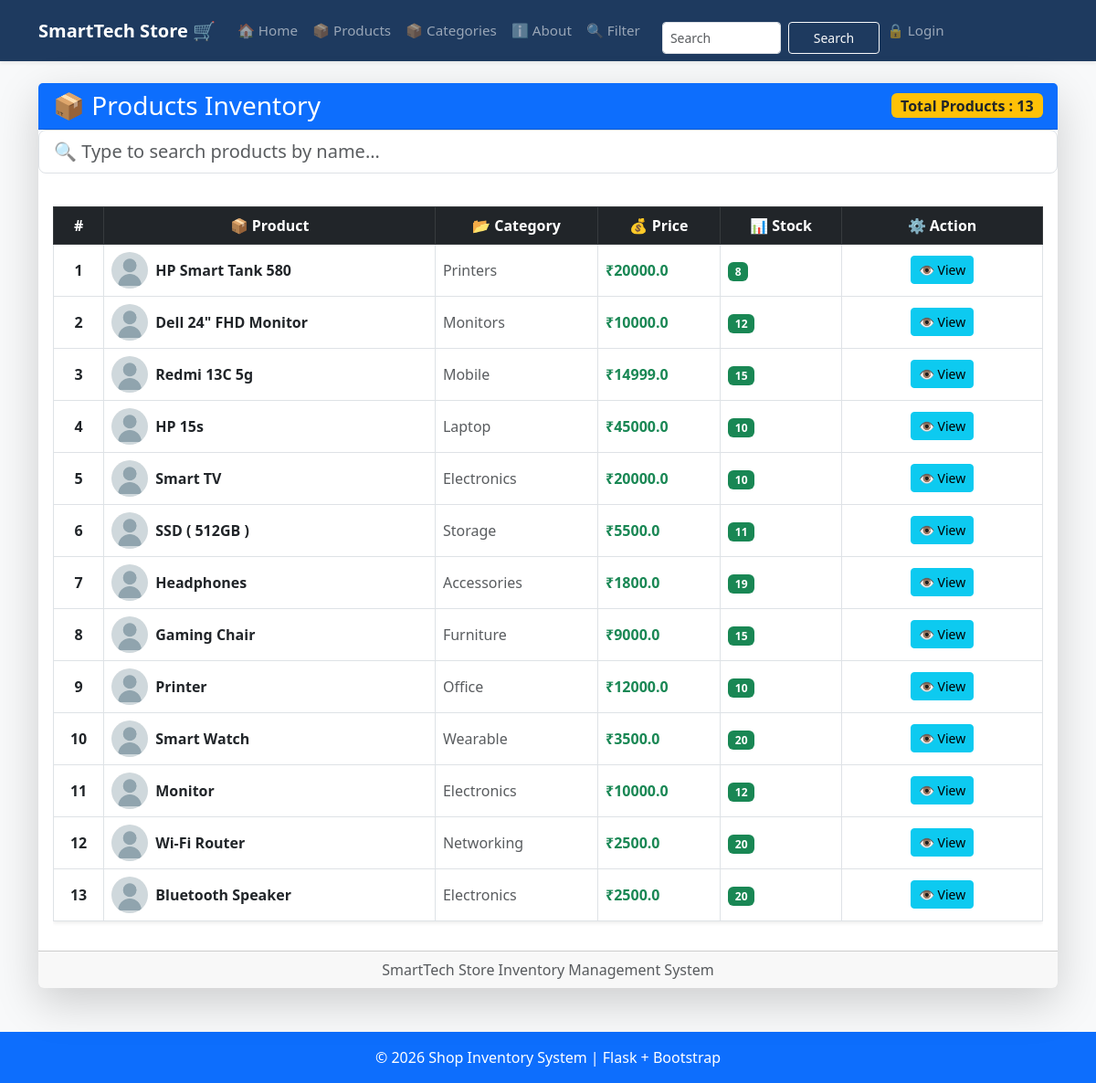
Page /products on the committed database.
### tables this page shows
CREATE TABLE products (
                    id INTEGER PRIMARY KEY AUTOINCREMENT,
                    name TEXT NOT NULL,
                    category TEXT NOT NULL,
                    price REAL NOT NULL,
                    stock INTEGER NOT NULL
                 , photo TEXT DEFAULT 'default.jpg');

### app.py (the view)
@app.route("/products")
def product():
    conn = get_db()
    products = conn.execute("SELECT * FROM products ORDER BY id DESC").fetchall()
    conn.close()
    return render_template("products.html", products=products)

### database.py (called while the page is built)
def get_db():
    conn = sqlite3.connect(DB_PATH)
    conn.row_factory = sqlite3.Row # To access columns by name
    return conn

### templates/products.html (shortened to what this page needs)
{% extends "base.html" %}
{% block content %}
<div class="card shadow-lg border-0">
    <div class="card-header bg-primary text-white d-flex justify-content-between align-items-center">
        <h3 class="mb-0">
            📦 Products Inventory
        </h3>
        <span class="badge bg-warning text-dark fs-6">
            Total Products : {{ products|length }}
        </span>
    </div>
<div class="mb-3">
    <input type="text"
           id="searchInput"
           class="form-control form-control-lg"
           placeholder="🔍 Type to search products by name...">
</div>
    <div class="card-body">
        <div class="table-responsive">
            <table class="table table-hover table-bordered align-middle shadow-sm">
                <thead class="table-dark text-center">
                    <tr>
                        <th>#</th>
                        <th>📦 Product</th>
                        <th>📂 Category</th>
                        <th>💰 Price</th>
                        <th>📊 Stock</th>
                        <th width="220">⚙ Action</th>
                    </tr>
                </thead>
                <tbody id="tableBody">
                {% for product in products %}
                <tr class="align-middle" data-name="{{ product.name|lower }}">
                    <td class="text-center fw-bold">
                        {{ loop.index }}
                    </td>
                    <td>
                        <div class="d-flex align-items-center">
                            <img src="{{ url_for('static', filename='uploads/' ~ product.photo) }}"
                                 class="rounded-circle me-2"
                                 style="width:40px; height:40px; object-fit:cover;"
                                 alt="{{ product.name }}">
                            <span class="fw-bold">{{ product.name }}</span>
                        </div>
                    </td>
                    <td class="text-muted">{{ product.category }}</td>
                    <td class="text-success fw-bold">
                        ₹{{ product.price }}
                    </td>
                    <td >
                        <span class="badge bg-success">
                            {{ product.stock }}
                        </span>
                    </td>
                    <td class="text-center">
                        <a href="{{ url_for('product_detail', id=product.id) }}"
                           class="btn btn-info btn-sm">
                            👁 View
                        </a>
                    </td>
                </tr>
                {% endfor %}
                </tbody>
            </table>
        </div>
    </div>
    <div class="card-footer text-center text-muted">
        SmartTech Store Inventory Management System
    </div>
</div>
{% endblock %}

### templates/base.html (style rules this page uses)
:root { --brand: #1e3a5f; }

### rows in the picture
products: photo (placeholder picture), name "HP Smart Tank 580", category "Printers", price "20000.0", stock "8"
products: photo (placeholder picture), name "Dell 24\" FHD Monitor", category "Monitors", price "10000.0", stock "12"
products: photo (placeholder picture), name "Redmi 13C 5g", category "Mobile", price "14999.0", stock "15"
products: photo (placeholder picture), name "HP 15s", category "Laptop", price "45000.0", stock "10"
products: photo (placeholder picture), name "Smart TV", category "Electronics", price "20000.0", stock "10"
products: photo (placeholder picture), name "SSD ( 512GB )", category "Storage", price "5500.0", stock "11"
products: photo (placeholder picture), name "Headphones", category "Accessories", price "1800.0", stock "19"
products: photo (placeholder picture), name "Gaming Chair", category "Furniture", price "9000.0", stock "15"
products: photo (placeholder picture), name "Printer", category "Office", price "12000.0", stock "10"
products: photo (placeholder picture), name "Smart Watch", category "Wearable", price "3500.0", stock "20"
products: photo (placeholder picture), name "Monitor", category "Electronics", price "10000.0", stock "12"
products: photo (placeholder picture), name "Wi-Fi Router", category "Networking", price "2500.0", stock "20"
products: photo (placeholder picture), name "Bluetooth Speaker", category "Electronics", price "2500.0", stock "20"

### other values in the picture
{{ products|length }} "13"
